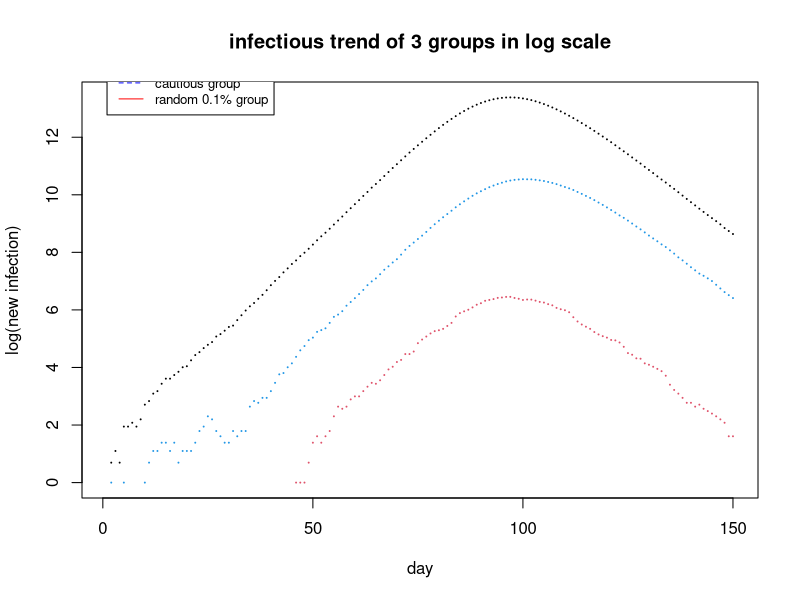

Here is the R script that generated this plot: (Note: a time limit stopped this script after it produced the figure.)
##                Group 3               ##
## Muxing Wang (s2201749)               ##
## Karla Itzel Vega Ortega (s2126801)   ##
## Nutsa Tokhadze (s1778736)            ##
##########################################
## Address of github repo:.....
                                                          
                                                          ## Covid and the hazards of opportunistic sampling

## Our main task is to show what the daily infection trajectories look like for the population with the lowest individual transmission probabilities, and how
## they compare to the infection trajectories for the whole population. 
## For that purpose we split the population by 4 categories 1) Susceptible 2) Exposed 3) Infective and 4) Recovered. 
## (1) Start the epidemic by setting 10 randomly chosen people to the Exposed state. Simulated for 100 model days, recorded the number of new infections each day. 
## (2) Record the number of new infections among the 10% of the population with the lowest transmission rates. 
## (3) Record the number of new infections in a random sample of 0.1% of the population.
## (4) Produce a plot showing how the daily infection trajectories compare between the whole population, the ‘cautious 10%’ and the 0.1% random sample.
## (5) Finally write code to visualize the variability in the results from simulation to simulation, by running 10 replicate simulations, and plotting these.

   ## Step(1) Started the epidemic by setting 10 randomly chosen people to the Exposed state. Simulated for 100 days, recorded the number of new infections each day.
## Defined Stochastic Simulation Model function 
## inputs are the parameters and the output is the number of people in each state each day.
simulation<-function(n = 5.5e6, ne = 10, nt = 150, gamma = 1/3, delta = 1/5, lambda = 0.4/n){ 
  ## states: 0 -> S(Susceptible); 1 -> E(Exposed); 
  ##         2 -> I(Infective);   3 -> R(Recovery) 
  ## n = population size; ne =initial exposed; nt = number of days; 
  ## gamma=daily prob E->I, delta=daily prob I->R lambda=Overall viral infectivity parameter.
  
  x <- rep(0,n) ## initialize to susceptible state
  
  beta <- rlnorm(n,0,0.5); beta <- beta/mean(beta) ## generates contact rate with other people
  cautious_group = which(beta <= quantile(beta, 0.1)) ## 10% of the most cautious group
  random_group = sample(1:n, n/1000) ## 
  initial_exposure = sample(1:n, ne) ## start with the sample 10 people in E state
  x[initial_exposure] = 1
  I1 <- I2 <- I3 <- rep(0, nt) ## set up storage for number of infective people for 3 groups
  for (i in 2:nt){
    u <- runif(n) ## uniform random deviates
    exposed_prob = lambda * beta * sum(beta[x==2]) ## Set probability of uninfected person of being infected and entering (E) state
    x[x==2 & u<delta] <- 3 ## I -> R with prob delta
    x[x==1 & u<gamma] <- 2 ## E -> I with prob gamma
    x[x==0 & u<exposed_prob] <- 1 ## S -> E with prob 'exposed_prob'

    ## record the number of new infections each day for 3 groups
    I1[i] <- sum(x==2); 
    I2[i] <- sum(x[cautious_group]==2);
    I3[i] <- sum(x[random_group]==2);
  }
  list(I1=I1,I2=I2,I3=I3,beta=beta)
}

## Step (2) Recorded the number of new infections among the 10% of the population with the lowest transmission rates

   ## I think we should do this step somewhere in the end.
epi <- simulation() ## run simulation

plot(log(epi$I1),ylim=c(0,log(max(epi$I1))),xlab="day",ylab="log(new infection)",cex=0.1, main = "infectious trend of 3 groups in log scale") ## S black
points(log(epi$I2),col=4,cex=0.1);points(log(epi$I3),col=2,cex=0.1)  ## E (blue) and I (red);
legend(1, 15, legend=c("whole population", "cautious group", "random 0.1% group"),
       col=c("black", "blue","red"), lty=1:2, cex=0.8)



epi10=list()
for (i in 1:10){
  epi10[[length(epi10)+1]] <- simulation()
}


## plot for whole pop
plot(log(epi10[[1]]$I1),ylim=c(0,log(max(epi10[[1]]$I1))),xlab="day",ylab="log(new infection)",cex=0.1, main = "whole population",type="l")
for (i in 2:10) {
  
  lines(1:nt,log(epi10[[i]]$I1), col = rainbow(10)[i])
  
}

## for cautious 
plot(log(epi10[[1]]$I2),ylim=c(0,log(max(epi10[[1]]$I2))),xlab="day",ylab="log(new infection)",cex=0.1, main = "cautious group",type="l")
for (i in 2:10) {
  
  lines(1:nt,log(epi10[[i]]$I2), col = rainbow(10)[i])
  
}


## for 0.1% 
plot(log(epi10[[1]]$I3),ylim=c(0,log(max(epi10[[1]]$I3))),xlab="day",ylab="log(new infection)",cex=0.1, main = "0.1% group",type="l")
for (i in 2:10) {
  
  lines(1:nt,log(epi10[[i]]$I3), col = rainbow(10)[i])
  
}
